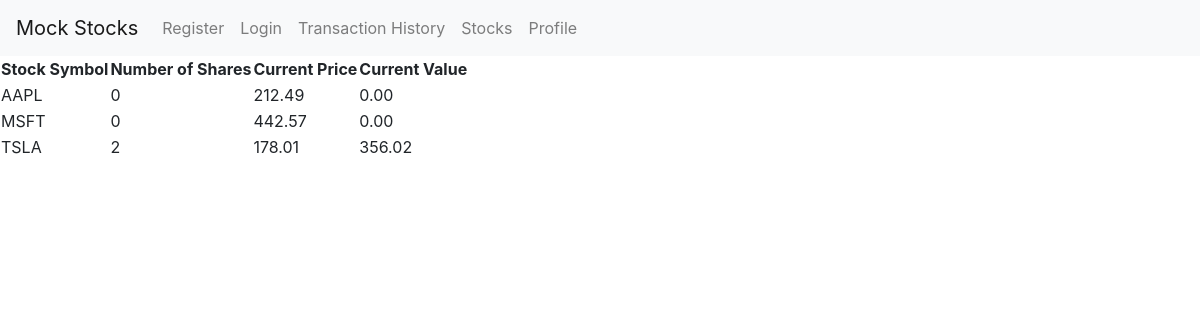
/portfolio/ (signed in), run on the app's committed database.
### Project4_App_level/Project4_App_level/models.py (models this page shows, shortened)
class UserStock(models.Model):
    user = models.ForeignKey(UserProfile, on_delete=models.CASCADE)
    stock = models.ForeignKey(Stock, on_delete=models.CASCADE)
    quantity = models.IntegerField(default=0)

class Stock(models.Model):
    symbol = models.CharField(max_length=10)
    name = models.CharField(max_length=50)
    current_price = models.DecimalField(max_digits=10, decimal_places=2)
    current_value = models.DecimalField(max_digits=10, decimal_places=2, null=True, blank=True)

### Project4_App_level/Project4_App_level/views.py (the view)
# urls.py: path('portfolio/', views.portfolio_view, name='portfolio'),
@login_required
def portfolio_view(request):
    if request.user.is_authenticated:
        user_profile = UserProfile.objects.get(user=request.user)
        holdings = UserStock.objects.filter(user=user_profile)
        for holding in holdings:
            holding.current_value = holding.quantity * holding.stock.current_price
        return render(request, './portfolio.html', {'holdings': holdings})
    else:
        return redirect('login')

### Project4_App_level/Templates/portfolio.html (shortened to what this page needs)
<!DOCTYPE html>
<html lang="en">
<head>
    <link rel="stylesheet" href="https://stackpath.bootstrapcdn.com/bootstrap/4.3.1/css/bootstrap.min.css">
</head>
<body>
  <nav class="navbar navbar-expand-lg navbar-light bg-light">
        <a class="navbar-brand" href="{% url 'home' %}">Mock Stocks</a>
        <div class="collapse navbar-collapse">
            <ul class="navbar-nav mr-auto">
                <li class="nav-item">
                    <a class="nav-link" href="{% url 'create_profile_view' %}">Register</a>
                </li>
                <li class="nav-item">
                    <a class="nav-link" href="{% url 'login' %}">Login</a>
                </li>
                <li class="nav-item">
                    <a class="nav-link" href="{% url 'transaction_history' %}">Transaction History</a>
                </li>
                <li class="nav-item">
                    <a class="nav-link" href="{% url 'stocks' %}">Stocks</a>
                </li>
                <li class="nav-item">
                    <a class="nav-link" href="{% url 'profile' %}">Profile</a>
                </li>
            </ul>
        </div>
    </nav>
    <table>
        <tr>
            <th>Stock Symbol</th>
            <th>Number of Shares</th>
            <th>Current Price</th>
            <th>Current Value</th>
        </tr>
        {% for holding in holdings %}
        <tr>
            <td>{{ holding.stock.symbol }}</td>
            <td>{{ holding.quantity }}</td>
            <td>{{ holding.stock.current_price }}</td>
            <td>{{ holding.current_value }}</td>
        </tr>
        {% endfor %}
    </table>
</body>
</html>

### data on the page
UserStock: stock.symbol "AAPL", quantity "0", stock.current_price "212.49", current_value "0.00"
UserStock: stock.symbol "MSFT", quantity "0", stock.current_price "442.57", current_value "0.00"
UserStock: stock.symbol "TSLA", quantity "2", stock.current_price "178.01", current_value "356.02"
